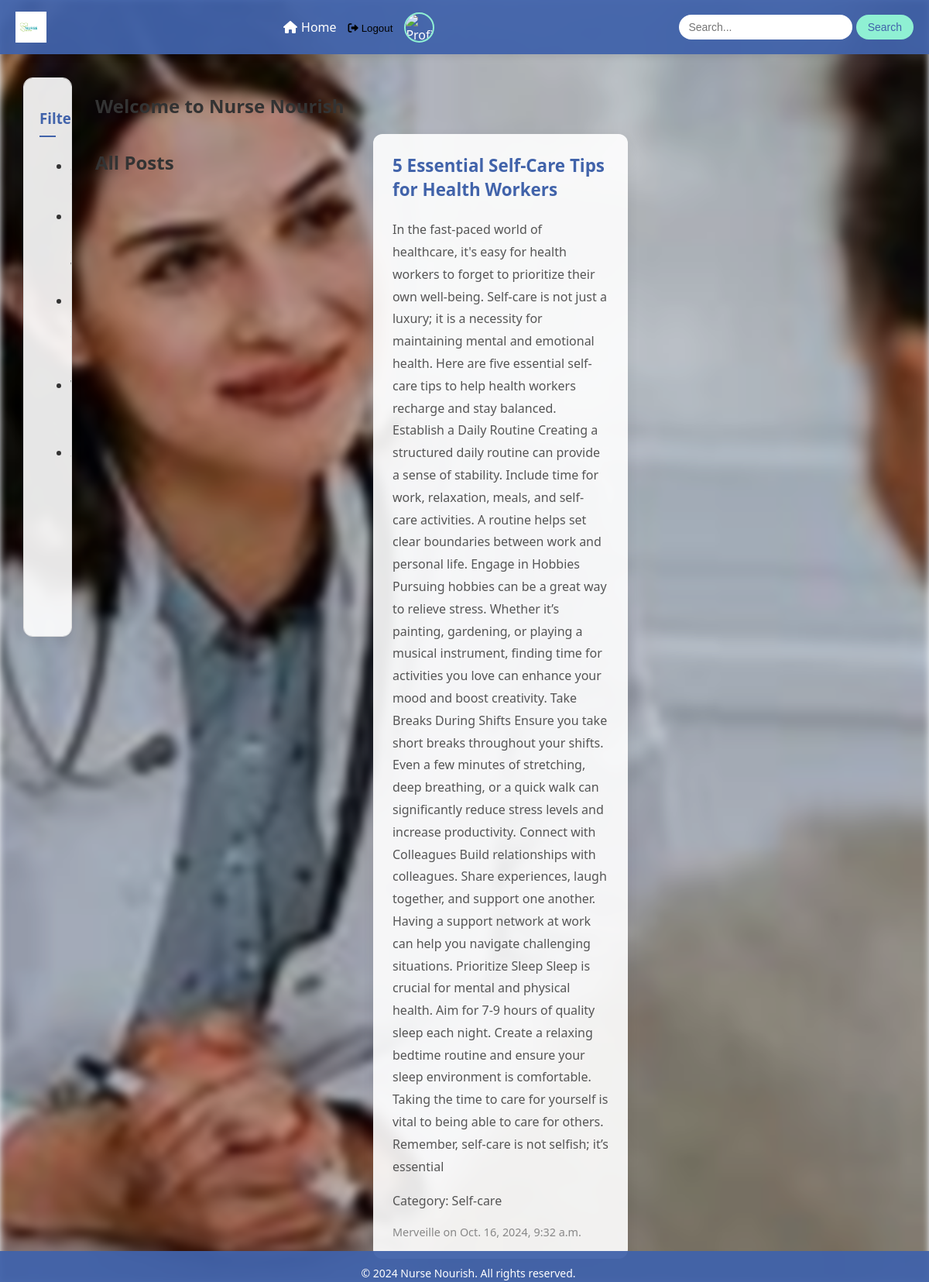
Screenshot of /category/1/ (signed in) with the database file from the repository.
### nurse/models.py (models this page shows, shortened)
class Post(models.Model):
    user = models.ForeignKey(User, on_delete=models.CASCADE)
    title = models.CharField(max_length=100)
    content = models.TextField()
    category = models.ForeignKey(Category, on_delete=models.CASCADE)
    date_posted = models.DateTimeField(auto_now=True)
    image = models.ImageField(upload_to='static/', blank=True, null=True)
    likes = models.ManyToManyField(User, related_name='liked_posts', blank=True)

class Category(models.Model):
    name = models.CharField(max_length=100)

class User(AbstractUser):
    email = models.EmailField(unique=True)
    first_name = models.CharField(max_length=30)
    last_name = models.CharField(max_length=30)
    picture = models.ImageField(upload_to='user_picture/', default='static/default-profile.png', null=True, blank=True)

### nurse/views.py (the view)
# urls.py: path('category/<int:category_id>/', views.category_view, name='posts_by_category'),
def category_view(request, category_id):
    category = get_object_or_404(Category, id=category_id)
    posts = Post.objects.filter(category=category)
    categories = Category.objects.all()
    return render(request, 'category.html', {
        'category': category,
        'posts': posts,
        'categories': categories,
    })

### nurse/templates/category.html (shortened to what this page needs)
{% extends "main.html" %}
{% block content %}
<section>
    <div class="welcome">
        <h1>Welcome to Nurse Nourish</h1>
    </div>
    <div class="post-list">
        {% if selected_category %}
            <h2>Posts in {{ selected_category.name }}</h2>
        {% else %}
            <h2>All Posts</h2>
        {% endif %}
        {% for post in posts %}
            <div class="post">
                <h3>{{ post.title }}</h3>
                <p>{{ post.content }}</p>
                <p>Category: {{ post.category.name }}</p>
                <small>{{ post.user.username }} on {{ post.date_posted }}</small>
            </div>
        {% empty %}
            <p>No posts available.</p>
        {% endfor %}
    </div>
</section>
{% endblock %}

### static/main.css (style rules this page uses)
body { font-family: 'Segoe UI', Tahoma, Geneva, Verdana, sans-serif; margin: 0; padding: 0; background-color: #f0f4f8; display: flex; flex-direction: column; min-height: 100vh; color: #333; }
.post-list { flex: 1; display: grid; grid-template-columns: repeat(auto-fill, minmax(300px, 1fr)); gap: 30px; }
.post { border: none; border-radius: 12px; background-color: rgba(255, 255, 255, 0.9); padding: 25px; box-shadow: 0 5px 15px rgba(0, 0, 0, 0.08); transition: all 0.3s ease; }
.post h3 { margin-top: 0; color: #4163aa; font-size: 1.4em; }
.post p { color: #555; line-height: 1.8; font-size: 1em; }
.post small { color: #888; font-size: 0.9em; display: block; margin-top: 15px; }

### nurse/templates/main.html (style rules this page uses)
body { font-family: 'Segoe UI', Tahoma, Geneva, Verdana, sans-serif; margin: 0; padding: 0; background-color: #f0f4f8; display: flex; flex-direction: column; min-height: 100vh; color: #333; }
.post-list { flex: 1; display: grid; grid-template-columns: repeat(auto-fill, minmax(300px, 1fr)); gap: 30px; }
.post { border: none; border-radius: 12px; background-color: rgba(255, 255, 255, 0.9); padding: 25px; box-shadow: 0 5px 15px rgba(0, 0, 0, 0.08); transition: all 0.3s ease; }
.post h3 { margin-top: 0; color: #4163aa; font-size: 1.4em; }
.post p { color: #555; line-height: 1.8; font-size: 1em; }
.post small { color: #888; font-size: 0.9em; display: block; margin-top: 15px; }

### rows the page displays
Post: title "5 Essential Self-Care Tips for Health Workers", content "In the fast-paced world of healthcare, it's easy for health workers to forget to prioritize their own well-being. Self-care is not just a luxury; it is a necessity for maintaining mental and emotional health. Here are five essential self-care tips to help health workers recharge and stay balanced. Establish a Daily Routine Creating a structured daily routine can provide a sense of stability. Include time for work, relaxation, meals, and self-care activities. A routine helps set clear boundaries between work and personal life. Engage in Hobbies Pursuing hobbies can be a great way to relieve stress. Whether it’s painting, gardening, or playing a musical instrument, finding time for activities…", category.name "Self-care", user.username "Merveille", date_posted "Oct. 16, 2024, 9:32 a.m."
